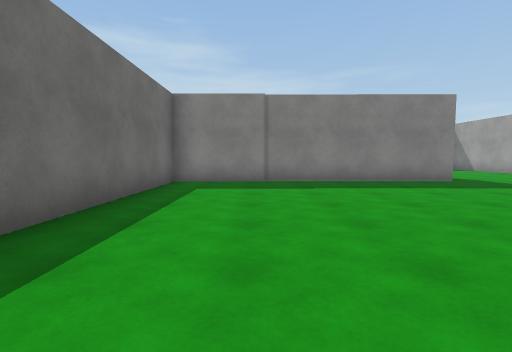
view 1 (above)

24 first-person views from a walk through a Unity game level. The camera is 1.2 m above the floor, tilts 4° down and sees 85° across. The floor is counted in squares, 1.69 m on a side. Each view is taken from the middle of a square. On the plan, view 1 faces up. The plan holds only what a view shows up to about 10 squares ahead; the rest is blank. The place goes on beyond the plan. The player is left out. Surface patterns are stand-ins for the level's own textures.

view 2
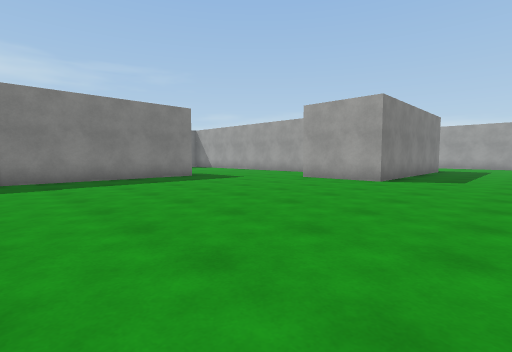

view 3
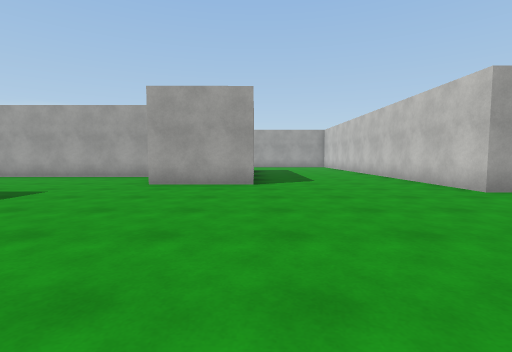

view 4
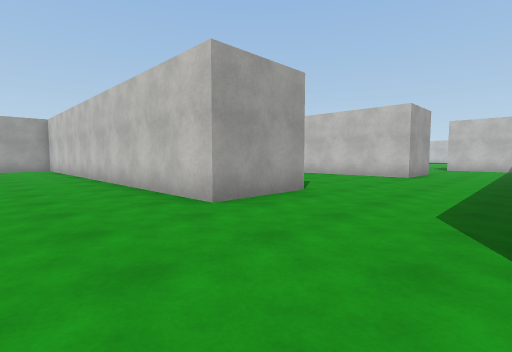

view 5
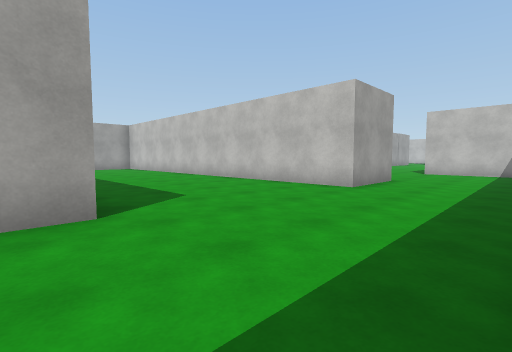

view 6
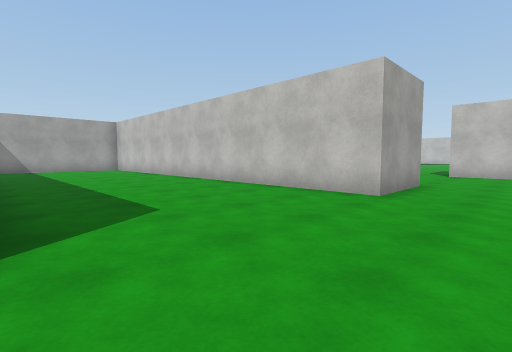

view 7
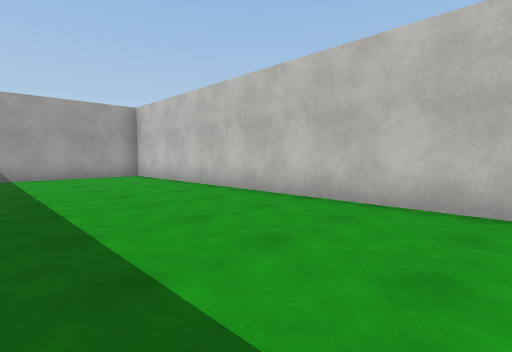

view 8
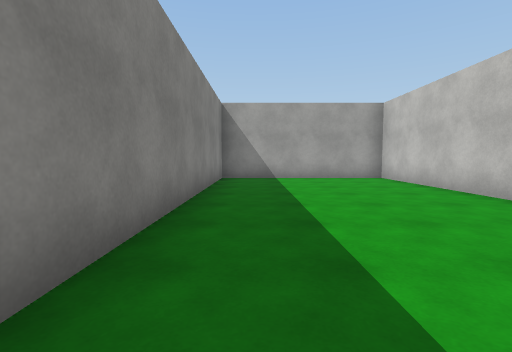

view 9
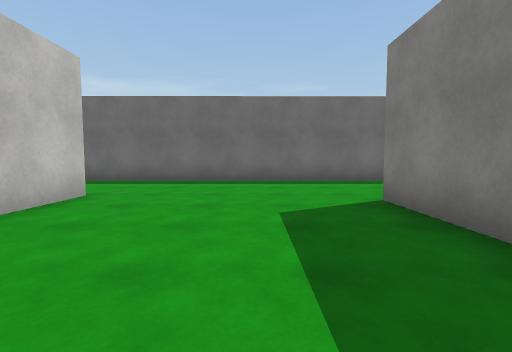

view 10
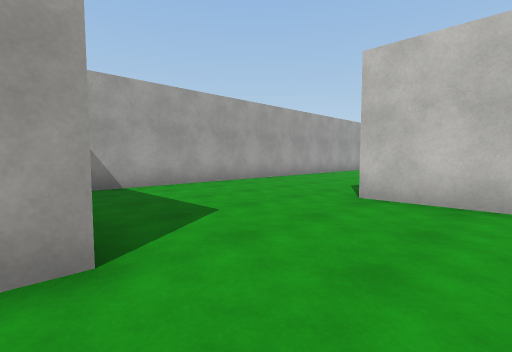

view 11
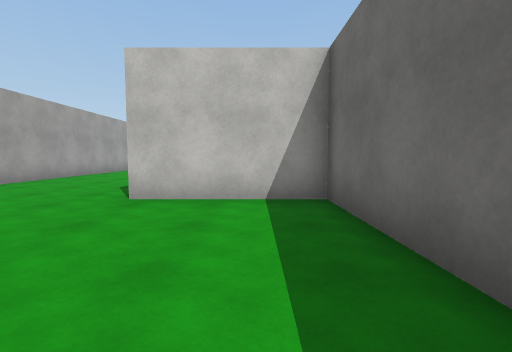

view 12
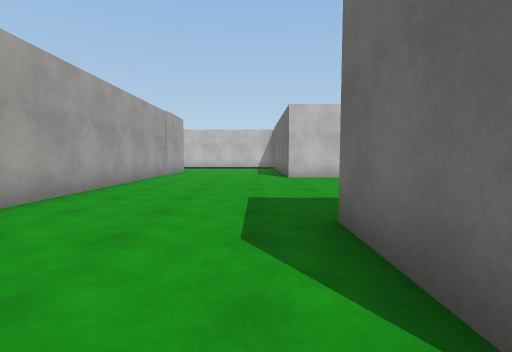

view 13
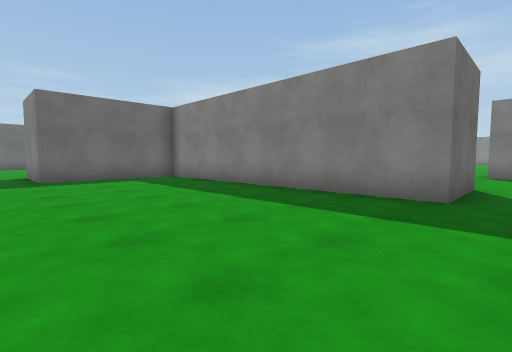

view 14
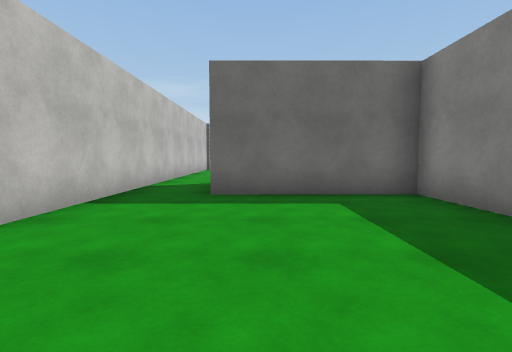

view 15
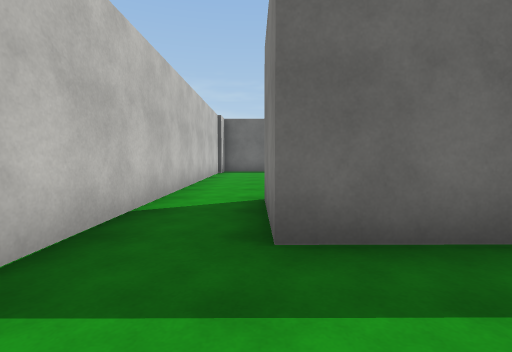

view 16
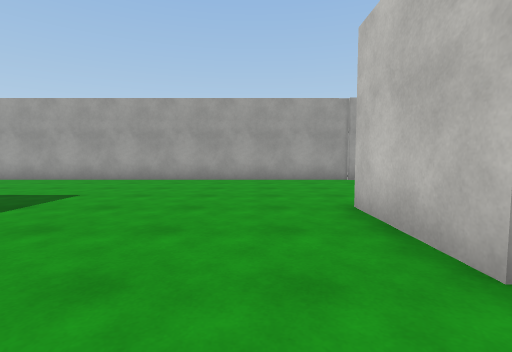

view 17
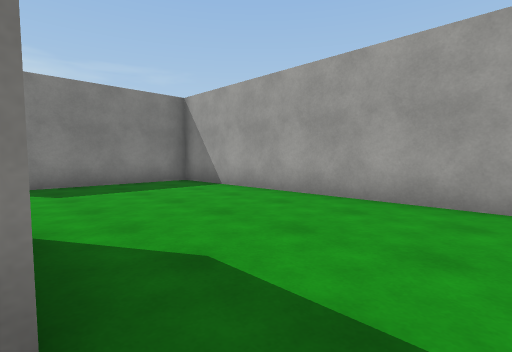

view 18
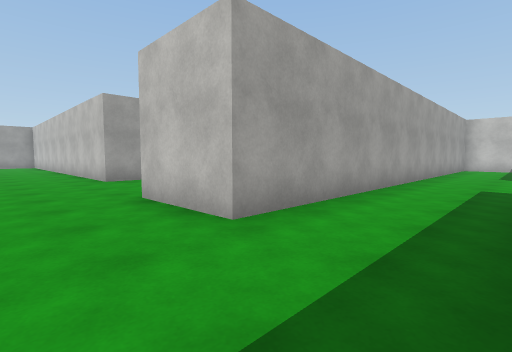

view 19
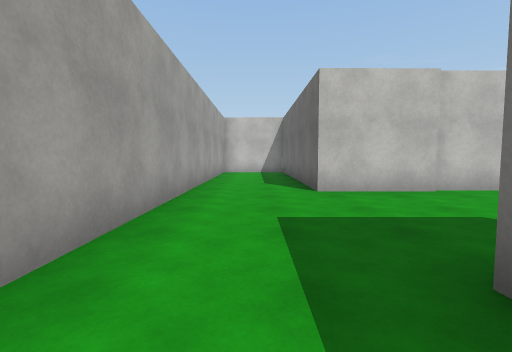

view 20
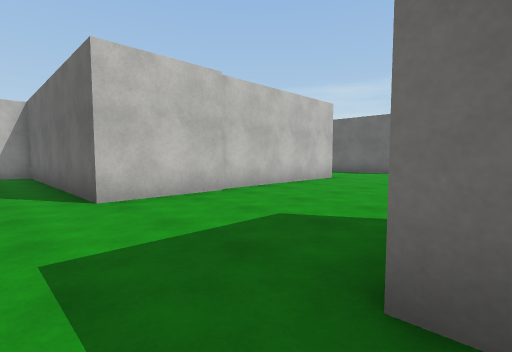

view 21
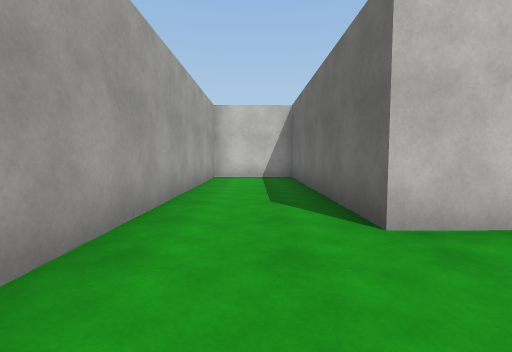

view 22
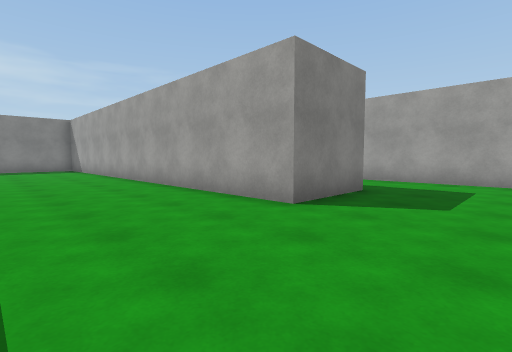

view 23
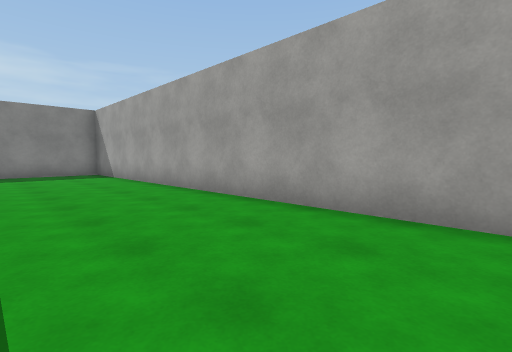

view 24
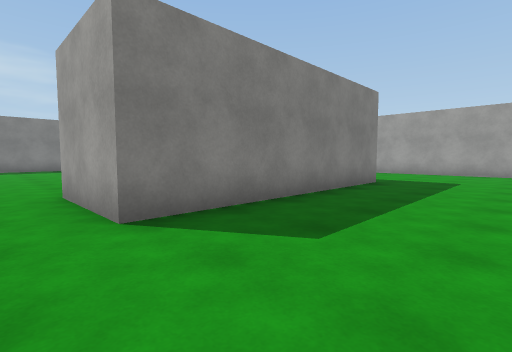

### Floor plan
Points are (right, up) in squares from view 1. A wall is a line through its corners. A room is listed if a view was taken in it or the views show most of it. See-through windows are left out.
Room 1 (views 1, 2, 3, 4, 5, 6, 7, 8, 9, 10, 11, 12, 13, 14, 15, 16, 17, 18, 19, 20, 21, 22, 23, 24)
walls: (2.8, -3.2) (2.8, -16.6) (6.1, -16.6) (6.1, -19) (-2.2, -19) (-2.2, -22.8); (8.8, -4.9) (6.5, -4.9) (6.5, -2.5) (14.8, -2.5); (-2.3, -5) (-2.3, -5.5) (-4.7, -5.5) (-4.7, 6.9); (10.6, 5.6) (10.6, 10.6); (14.9, 2.1) (8, 2.1) (8, 4.8); (5.7, 8) (-2.3, 8) (-2.3, 2.4); (-8.6, -9.7) (-2.3, -9.6) (-2.2, -16.6) (0.4, -16.6) (0.4, -2) (2.8, -2); (19.2, -0.5) (19.2, 0.9); (-5.6, 8) (-7.5, 8); (3.5, -25.4) (5.9, -25.4) (5.9, -26); (-2.4, -24.6) (0.3, -24.6); (10.5, -26.5) (10.5, -12.5) (5.9, -12.5) (5.9, -10.1) (19.2, -10.1) (19.2, -4.9) (11, -4.9)
ways out: opening at (-3.5, -23.5)

Where each view was taken, in squares from view 1:
view 1: 0 up, 0 right, facing up
view 2: 1 down, 0 right, facing up-right
view 3: 2 up, 1 right, facing right
view 4: 0 up, 3 right, facing down-right
view 5: 4 down, 3 right, facing down-right
view 6: 5 down, 4 right, facing down-right
view 7: 6 down, 9 right, facing down-right
view 8: 6 down, 10 right, facing right
view 9: 7 down, 11 right, facing left
view 10: 12 down, 4 right, facing down-right
view 11: 12 down, 4 right, facing down
view 12: 16 down, 7 right, facing down
view 13: 24 down, 7 right, facing up-left
view 14: 22 down, 3 right, facing left
view 15: 23 down, 0 right, facing left
view 16: 24 down, 2 right, facing right
view 17: 20 down, 6 right, facing up-right
view 18: 0 up, 2 left, facing down-right
view 19: 4 down, 1 left, facing down
view 20: 5 down, 1 left, facing down-left
view 21: 7 down, 1 left, facing down
view 22: 8 down, 8 left, facing up-right
view 23: 4 down, 8 left, facing up-right
view 24: 1 down, 7 right, facing up-right
